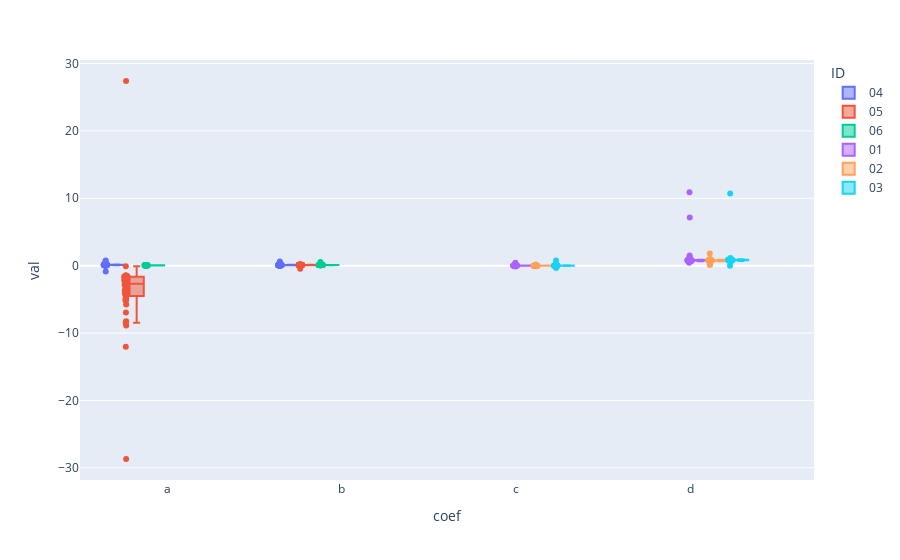

Write notebook code for a chart like this one.
### Code cell
fig = px.box(calib_reg.cross_raw_df, x='coef', y='val', color='ID', points='all')
fig.show()

### Figure 1 — Plotly figure (JSON) as saved in the notebook; plotly's stock layout.template omitted (floating-point values rounded to 4 significant figures)
{"data": [{"alignmentgroup": "True", "boxpoints": "all", "hovertemplate": "ID=04<br>coef=%{x}<br>val=%{y}<extra></extra>", "legendgroup": "04", "marker": {"color": "#636efa"}, "name": "04", "notched": false, "offsetgroup": "04", "orientation": "v", "showlegend": true, "type": "box", "x": ["a", "a", "a", "a", "a", "a", "a", "a", "a", "a", "a", "a", "a", "a", "a", "a", "a", "a", "a", "a", "a", "a", "a", "a", "a", "a", "a", "a", "a", "a", "a", "a", "a", "a", "a", "a", "a", "a", "a", "a", "a", "a", "a", "a", "a", "a", "a", "a", "a", "b", "b", "b", "b", "b", "b", "b", "b", "b", "b", "b", "b", "b", "b", "b", "b", "b", "b", "b", "b", "b", "b", "b", "b", "b", "b", "b", "b", "b", "b", "b", "b", "b", "b", "b", "b", "b", "b", "b", "b", "b", "b", "b", "b", "b", "b", "b", "b", "b"], "x0": " ", "xaxis": "x", "y": [0.1563, 0.1456, 0.1219, 0.132, 0.1081, 0.143, 0.1068, 0.162, 0.1187, 0.1483, 0.1236, 0.0823, 0.1558, 0.1266, -0.8654, 0.121, 0.7663, 0.1049, 0.1126, 0.08307, 0.1178, 0.1311, 0.1056, 0.1286, 0.1197, 0.11, 0.1075, 0.04795, 0.1135, 0.1226, 0.114, 0.07546, 0.3238, 0.08504, 0.04234, 0.1242, 0.1068, 0.1098, 0.1762, -0.1058, 0.1183, 0.08695, 0.1203, 0.1301, 0.05456, 0.09392, 0.1277, 0.6566, 0.1104, 0.06476, 0.07114, 0.08201, 0.08518, 0.09607, 0.1311, 0.1002, 0.1119, 0.0898, 0.1059, 0.1079, 0.08049, -0.001692, 0.07415, 0.1384, 0.07569, 0.6202, 0.07759, 0.0865, 0.09796, 0.1404, 0.09663, 0.07825, 0.0807, 0.07621, 0.07105, 0.08655, -0.03353, 0.09193, 0.098, 0.09177, 0.2071, 0.1182, 0.04327, 0.2391, 0.09875, 0.0759, 0.02638, 0.06337, 0.3834, 0.09169, 0.1006, 0.1068, 0.07573, 0.02302, 0.05248, 0.103, -0.03965, 0.08258], "y0": " ", "yaxis": "y"}, {"alignmentgroup": "True", "boxpoints": "all", "hovertemplate": "ID=05<br>coef=%{x}<br>val=%{y}<extra></extra>", "legendgroup": "05", "marker": {"color": "#EF553B"}, "name": "05", "notched": false, "offsetgroup": "05", "orientation": "v", "showlegend": true, "type": "box", "x": ["a", "a", "a", "a", "a", "a", "a", "a", "a", "a", "a", "a", "a", "a", "a", "a", "a", "a", "a", "a", "a", "a", "a", "a", "a", "a", "a", "a", "a", "a", "a", "a", "a", "a", "a", "a", "a", "a", "a", "a", "a", "a", "a", "a", "a", "a", "a", "a", "a", "b", "b", "b", "b", "b", "b", "b", "b", "b", "b", "b", "b", "b", "b", "b", "b", "b", "b", "b", "b", "b", "b", "b", "b", "b", "b", "b", "b", "b", "b", "b", "b", "b", "b", "b", "b", "b", "b", "b", "b", "b", "b", "b", "b", "b", "b", "b", "b", "b"], "x0": " ", "xaxis": "x", "y": [-1.52, -1.514, -1.437, -1.584, -1.499, -1.611, -1.647, -1.582, -1.732, -1.757, -1.663, -1.64, -1.927, -1.851, -2.234, -2.034, -2.229, -2.329, -2.332, -2.427, -2.659, -2.683, -2.829, -3.008, -3.156, -3.245, -3.313, -3.646, -3.837, -3.294, -1.517, -3.993, -4.44, -3.768, -4.74, -5.088, -5.022, -5.175, -4.136, -8.353, -6.953, -8.897, -8.239, -5.752, -28.69, -8.489, -0.07103, -12.03, 27.41, 0.0863, 0.08005, 0.116, 0.07641, 0.07643, 0.08437, 0.0578, 0.09011, 0.07421, 0.09043, 0.07905, 0.1114, 0.07414, 0.08437, 0.0759, 0.09239, 0.07431, 0.05814, 0.08386, 0.09213, 0.08436, 0.07709, 0.0977, 0.06361, 0.07669, 0.0698, 0.08047, 0.08934, 0.08329, 0.12, 0.09144, 0.05704, 0.06262, 0.2529, 0.1022, 0.08414, 0.09272, 0.09865, 0.08042, 0.1695, 0.1551, 0.1083, 0.08806, 0.1365, -0.04697, 0.0893, 0.1033, 0.1117, -0.4501], "y0": " ", "yaxis": "y"}, {"alignmentgroup": "True", "boxpoints": "all", "hovertemplate": "ID=06<br>coef=%{x}<br>val=%{y}<extra></extra>", "legendgroup": "06", "marker": {"color": "#00cc96"}, "name": "06", "notched": false, "offsetgroup": "06", "orientation": "v", "showlegend": true, "type": "box", "x": ["a", "a", "a", "a", "a", "a", "a", "a", "a", "a", "a", "a", "a", "a", "a", "a", "a", "a", "a", "a", "a", "a", "a", "a", "a", "a", "a", "a", "a", "a", "a", "a", "a", "a", "a", "a", "a", "a", "a", "a", "a", "a", "a", "a", "a", "a", "a", "a", "a", "b", "b", "b", "b", "b", "b", "b", "b", "b", "b", "b", "b", "b", "b", "b", "b", "b", "b", "b", "b", "b", "b", "b", "b", "b", "b", "b", "b", "b", "b", "b", "b", "b", "b", "b", "b", "b", "b", "b", "b", "b", "b", "b", "b", "b", "b", "b", "b", "b"], "x0": " ", "xaxis": "x", "y": [0.04586, 0.04998, 0.05103, 0.04139, 0.0487, 0.05558, 0.04725, 0.04406, 0.05346, 0.04547, 0.03934, 0.04539, 0.04249, 0.04406, 0.06015, 0.04603, 0.02204, 0.04461, 0.04056, 0.04454, 0.03765, 0.04324, 0.04138, 0.05443, 0.04802, 0.1052, 0.04405, 0.03315, 0.03147, 0.05089, 0.04188, 0.02781, 0.04034, 0.04056, 0.05516, 0.06093, 0.04173, 0.04553, 0.04544, 0.03986, 0.04126, 0.03032, 0.04259, 0.02528, 0.03426, 0.0534, 0.04611, 0.03781, 0.03936, 0.09202, 0.1003, 0.1124, 0.1058, 0.09963, 0.08203, 0.0979, 0.09042, 0.09452, 0.0802, 0.0724, 0.09493, 0.09081, 0.08585, 0.1339, 0.09057, 0.08519, 0.09361, 0.08179, 0.0957, 0.08557, 0.0884, 0.0907, 0.09071, 0.1165, 0.554, 0.08959, 0.08759, 0.1265, 0.09651, 0.08758, 0.08381, 0.09775, 0.08693, 0.09106, 0.05975, 0.08873, 0.08774, 0.08948, 0.09671, 0.09682, 0.03431, 0.09549, 0.07529, 0.08955, 0.08858, 0.08839, 0.09716, 0.09131], "y0": " ", "yaxis": "y"}, {"alignmentgroup": "True", "boxpoints": "all", "hovertemplate": "ID=01<br>coef=%{x}<br>val=%{y}<extra></extra>", "legendgroup": "01", "marker": {"color": "#ab63fa"}, "name": "01", "notched": false, "offsetgroup": "01", "orientation": "v", "showlegend": true, "type": "box", "x": ["c", "c", "c", "c", "c", "c", "c", "c", "c", "c", "c", "c", "c", "c", "c", "c", "c", "c", "c", "c", "c", "c", "c", "c", "c", "c", "c", "c", "c", "c", "c", "c", "c", "c", "c", "c", "c", "c", "c", "c", "c", "c", "c", "c", "c", "c", "c", "c", "c", "d", "d", "d", "d", "d", "d", "d", "d", "d", "d", "d", "d", "d", "d", "d", "d", "d", "d", "d", "d", "d", "d", "d", "d", "d", "d", "d", "d", "d", "d", "d", "d", "d", "d", "d", "d", "d", "d", "d", "d", "d", "d", "d", "d", "d", "d", "d", "d", "d"], "x0": " ", "xaxis": "x", "y": [0.01219, 0.009219, 0.007897, 0.009966, 0.1001, 0.007577, 0.01068, 0.003859, 0.01396, 0.009662, 0.005923, 0.005678, 0.006497, 0.004846, 0.004881, 0.09747, 0.009074, -0.006051, 0.002467, 0.005853, 0.0135, 0.4422, 0.01246, -0.1213, -0.03209, 0.0112, 0.004537, 0.00841, 0.01055, -0.0585, 0.01351, 0.02495, 0.009109, 0.006976, 0.009574, 0.008099, 0.004847, 0.004627, -0.01186, -0.0007769, -0.01017, 0.03348, 0.01121, 0.01276, 0.003897, -0.002129, 0.02837, -0.02065, -0.0003256, 1.007, 0.7734, 0.7763, 0.8806, 1.493, 0.7893, 0.7669, 0.6418, 0.8179, 0.7592, 0.7644, 0.801, 0.8377, 0.7599, 0.8398, 10.89, 0.7339, 0.7184, 0.6903, 0.7427, 0.7032, 7.156, 0.7873, 1.288, 0.7964, 0.7083, 0.7937, 0.8227, 0.7623, 0.8708, 0.7837, 1.099, 0.7884, 0.791, 0.8196, 0.7467, 0.779, 0.7409, 0.7389, 0.7199, 0.7743, 1.003, 0.8386, 0.7912, 0.7545, 0.4364, 0.779, 0.86, 0.7784], "y0": " ", "yaxis": "y"}, {"alignmentgroup": "True", "boxpoints": "all", "hovertemplate": "ID=02<br>coef=%{x}<br>val=%{y}<extra></extra>", "legendgroup": "02", "marker": {"color": "#FFA15A"}, "name": "02", "notched": false, "offsetgroup": "02", "orientation": "v", "showlegend": true, "type": "box", "x": ["c", "c", "c", "c", "c", "c", "c", "c", "c", "c", "c", "c", "c", "c", "c", "c", "c", "c", "c", "c", "c", "c", "c", "c", "c", "c", "c", "c", "c", "c", "c", "c", "c", "c", "c", "c", "c", "c", "c", "c", "c", "c", "c", "c", "c", "c", "c", "c", "c", "d", "d", "d", "d", "d", "d", "d", "d", "d", "d", "d", "d", "d", "d", "d", "d", "d", "d", "d", "d", "d", "d", "d", "d", "d", "d", "d", "d", "d", "d", "d", "d", "d", "d", "d", "d", "d", "d", "d", "d", "d", "d", "d", "d", "d", "d", "d", "d", "d"], "x0": " ", "xaxis": "x", "y": [0.1793, 0.01127, -0.002855, 0.007772, -0.003957, -0.004543, 0.01583, 0.003719, -0.001407, 0.007498, -0.003885, -0.006239, -0.002357, -0.001332, 0.006407, -0.005489, -0.008494, 0.001188, -0.01111, -0.0224, -0.08864, -0.004533, -0.001873, -0.01793, -0.004838, -0.01007, -0.003329, -0.006949, 0.0002019, -0.0006482, 0.001684, -0.001049, 0.005647, -0.01106, 6.18e-05, 0.0005039, -0.001909, 0.003369, -0.0003612, -0.003433, 0.000399, 0.005407, 0.0021, -0.005255, 0.00109, -0.01141, 0.0004774, 0.003934, -0.003059, 0.884, 1.815, 0.7594, 0.7569, 0.8055, 0.7706, 0.9989, 0.7813, 0.8101, 0.7376, 0.7445, 0.7924, 0.766, 0.7657, 0.6904, 0.7664, 0.7393, 0.7468, 0.799, 0.08838, 0.1651, 0.7125, 0.9078, 0.6666, 0.7985, 0.7247, 0.799, 0.6502, 0.7914, 0.8191, 0.725, 0.8199, 0.7598, 0.7546, 0.7842, 0.7782, 0.7422, 0.7134, 0.8244, 0.8437, 0.7616, 0.7272, 0.7362, 0.7831, 0.7508, 0.7629, 0.7579, 0.839, 0.8392], "y0": " ", "yaxis": "y"}, {"alignmentgroup": "True", "boxpoints": "all", "hovertemplate": "ID=03<br>coef=%{x}<br>val=%{y}<extra></extra>", "legendgroup": "03", "marker": {"color": "#19d3f3"}, "name": "03", "notched": false, "offsetgroup": "03", "orientation": "v", "showlegend": true, "type": "box", "x": ["c", "c", "c", "c", "c", "c", "c", "c", "c", "c", "c", "c", "c", "c", "c", "c", "c", "c", "c", "c", "c", "c", "c", "c", "c", "c", "c", "c", "c", "c", "c", "c", "c", "c", "c", "c", "c", "c", "c", "c", "c", "c", "c", "c", "c", "c", "c", "c", "c", "d", "d", "d", "d", "d", "d", "d", "d", "d", "d", "d", "d", "d", "d", "d", "d", "d", "d", "d", "d", "d", "d", "d", "d", "d", "d", "d", "d", "d", "d", "d", "d", "d", "d", "d", "d", "d", "d", "d", "d", "d", "d", "d", "d", "d", "d", "d", "d", "d"], "x0": " ", "xaxis": "x", "y": [0.1037, 0.01203, 0.06747, 0.03217, -0.01407, 0.03198, -0.02568, -0.0003103, 0.03124, 0.02478, -0.001998, -0.003187, 0.7571, 0.0141, 0.01566, 0.05818, 0.1111, 0.002545, 0.02811, 0.0232, 0.001279, -0.01227, -0.01799, -0.02792, -0.006684, 0.01277, 0.04903, -0.004834, -0.04689, 0.003887, 0.03738, 0.006491, 0.02813, 0.01594, 0.009855, 0.02781, 0.01256, 0.02002, -0.3609, 0.02594, -0.03079, 0.02644, 0.0373, -0.00433, 0.04256, 0.0003729, 0.01154, 0.01713, 0.02601, 0.9076, 0.8011, 0.699, 0.8484, 0.9362, 0.7915, 0.7832, 0.8162, 0.8862, 0.9207, 0.7807, 0.81, 10.7, 0.8467, 0.8241, 0.8604, 0.7911, 0.7911, 0.8602, 0.8037, 0.8763, 0.7618, 0.7898, 0.7626, 0.7991, 0.8773, -0.02892, 0.8023, 0.7315, 0.872, 0.8516, 0.8229, 0.768, 0.7422, 0.8525, 0.8205, 0.8703, 0.7866, 0.6256, 0.84, 1.147, 0.8182, 0.8702, 0.7171, 0.9266, 0.86, 0.9235, 0.8667, 0.845], "y0": " ", "yaxis": "y"}], "layout": {"boxmode": "group", "legend": {"title": {"text": "ID"}, "tracegroupgap": 0}, "margin": {"t": 60}, "xaxis": {"anchor": "y", "domain": [0, 1], "title": {"text": "coef"}}, "yaxis": {"anchor": "x", "domain": [0, 1], "title": {"text": "val"}}}}
